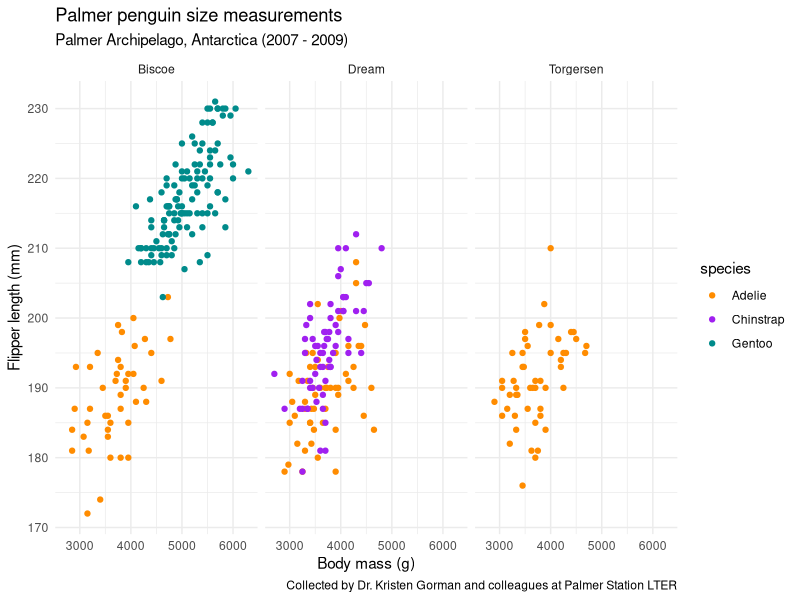
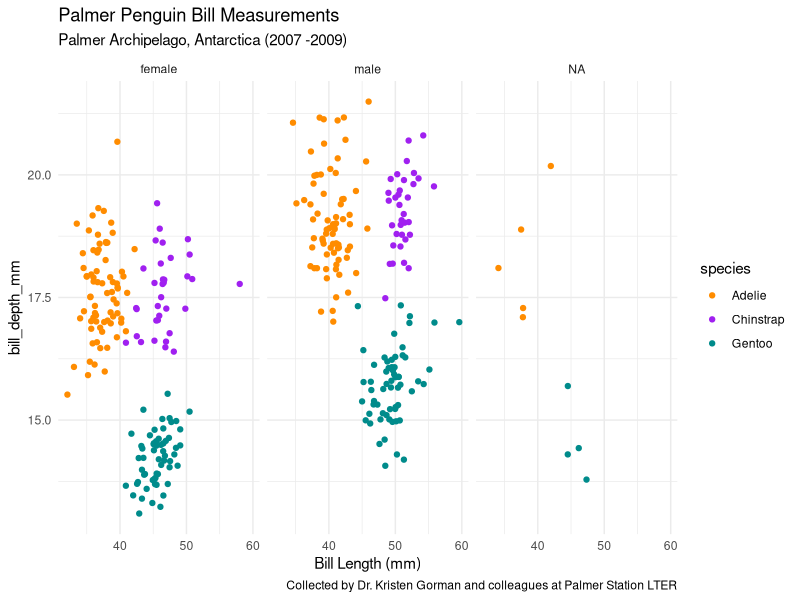

Generate these figures, in order, with R:
## ---- chunk 1
#load packages ----
library(tidyverse)
library(palmerpenguins)

#define function ----
eq1 <- function(x) {
  f = x^2
}

derivative <-D(expression(x^2), name="x")
x <-9
eval(derivative)

eq1(3)

eq2 <- function(a) {
  P = 2 * (3 * a + 2)^4 - 5
}

derivative2 <-D(expression(2 * (3 * a + 2)^4 - 5), name = "a")
a <- 1.2
eval(derivative2)

## ---- chunk 2
data(package = 'palmerpenguins')
penguins <- penguins

# create plot ----
ggplot (data = penguins, aes(x = body_mass_g, y = flipper_length_mm)) +
  geom_point (aes(color = species)) +
  scale_color_manual(values = c("darkorange", "purple", "cyan4")) +
  labs (x = "Body mass (g)",
        y = "Flipper length (mm)",
        title = "Palmer penguin size measurements",
        subtitle = "Palmer Archipelago, Antarctica (2007 - 2009)",
        caption = "Collected by Dr. Kristen Gorman and colleagues at Palmer Station LTER") +
  facet_wrap(~island) +
  theme_minimal()
## ---- chunk 3
ggplot (data = penguins, aes(x = bill_length_mm, y = bill_depth_mm)) +
  geom_jitter (aes(color = species))+
  scale_color_manual(values = c("darkorange", "purple", "cyan4")) +
  labs (x = "Bill Length (mm)",
        Y = "Bill Depth (mm)",
        title = "Palmer Penguin Bill Measurements",
        subtitle = "Palmer Archipelago, Antarctica (2007 -2009)",
        caption = "Collected by Dr. Kristen Gorman and colleagues at Palmer Station LTER") +
      facet_wrap (~sex) +
      theme_minimal ()
        
